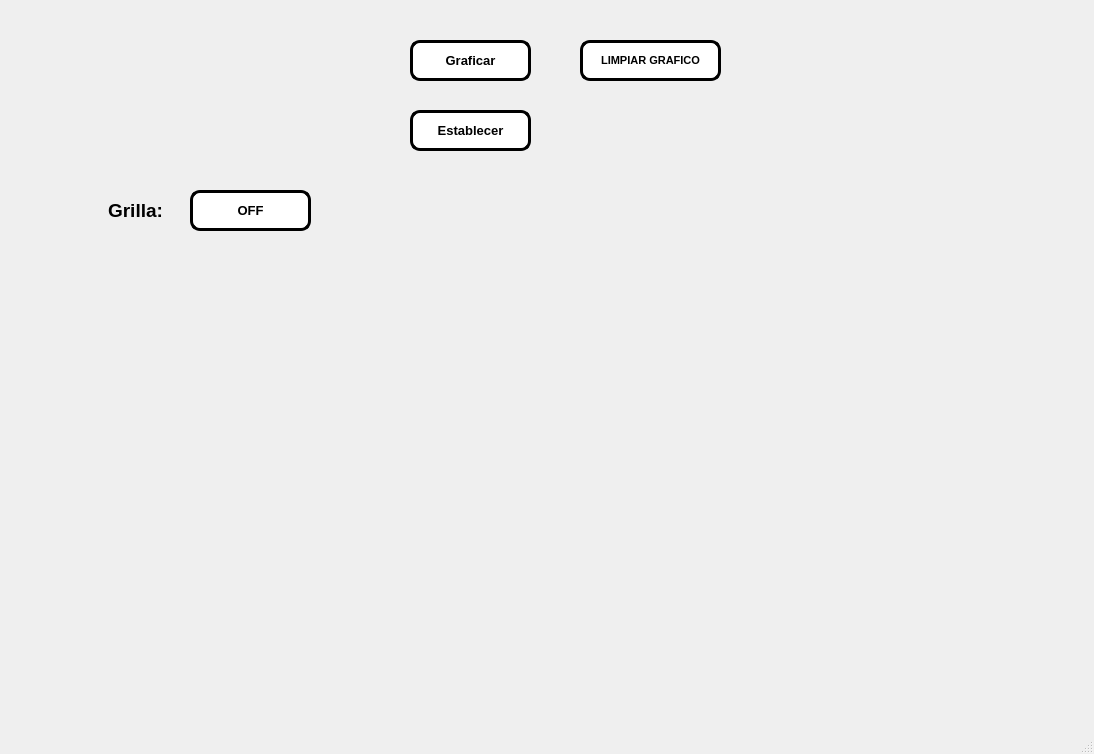
<?xml version="1.0" encoding="UTF-8"?>
<ui version="4.0">
 <class>MainWindow</class>
 <widget class="QMainWindow" name="MainWindow">
  <property name="geometry">
   <rect>
    <x>0</x>
    <y>0</y>
    <width>1094</width>
    <height>754</height>
   </rect>
  </property>
  <property name="windowTitle">
   <string>MainWindow</string>
  </property>
  <widget class="QWidget" name="centralwidget">
   <widget class="QWidget" name="verticalLayoutWidget">
    <property name="geometry">
     <rect>
      <x>40</x>
      <y>260</y>
      <width>1021</width>
      <height>441</height>
     </rect>
    </property>
    <layout class="QVBoxLayout" name="verticalLayout"/>
   </widget>
   <widget class="QPushButton" name="btn_graficar">
    <property name="geometry">
     <rect>
      <x>410</x>
      <y>40</y>
      <width>121</width>
      <height>41</height>
     </rect>
    </property>
    <property name="font">
     <font>
      <pointsize>10</pointsize>
      <weight>75</weight>
      <bold>true</bold>
     </font>
    </property>
    <property name="styleSheet">
     <string notr="true">background-color: rgb(255, 255, 255);
border-radius: 10px;
border: 3px solid black</string>
    </property>
    <property name="text">
     <string>Graficar</string>
    </property>
   </widget>
   <widget class="QPushButton" name="btn_titulo">
    <property name="geometry">
     <rect>
      <x>410</x>
      <y>110</y>
      <width>121</width>
      <height>41</height>
     </rect>
    </property>
    <property name="font">
     <font>
      <pointsize>10</pointsize>
      <weight>75</weight>
      <bold>true</bold>
     </font>
    </property>
    <property name="styleSheet">
     <string notr="true">background-color: rgb(255, 255, 255);
border-radius: 10px;
border: 3px solid black</string>
    </property>
    <property name="text">
     <string>Establecer</string>
    </property>
   </widget>
   <widget class="QLabel" name="label_3">
    <property name="geometry">
     <rect>
      <x>70</x>
      <y>200</y>
      <width>131</width>
      <height>21</height>
     </rect>
    </property>
    <property name="font">
     <font>
      <pointsize>14</pointsize>
      <weight>75</weight>
      <bold>true</bold>
     </font>
    </property>
    <property name="text">
     <string>Grilla:</string>
    </property>
    <property name="alignment">
     <set>Qt::AlignCenter</set>
    </property>
   </widget>
   <widget class="QPushButton" name="btn_grilla">
    <property name="geometry">
     <rect>
      <x>190</x>
      <y>190</y>
      <width>121</width>
      <height>41</height>
     </rect>
    </property>
    <property name="font">
     <font>
      <pointsize>10</pointsize>
      <weight>75</weight>
      <bold>true</bold>
     </font>
    </property>
    <property name="styleSheet">
     <string notr="true">background-color: rgb(255, 255, 255);
border-radius: 10px;
border: 3px solid black</string>
    </property>
    <property name="text">
     <string>OFF</string>
    </property>
   </widget>
   <widget class="QPushButton" name="btn_limpiar">
    <property name="geometry">
     <rect>
      <x>580</x>
      <y>40</y>
      <width>141</width>
      <height>41</height>
     </rect>
    </property>
    <property name="font">
     <font>
      <pointsize>8</pointsize>
      <weight>75</weight>
      <bold>true</bold>
     </font>
    </property>
    <property name="styleSheet">
     <string notr="true">background-color: rgb(255, 255, 255);
border-radius: 10px;
border: 3px solid black</string>
    </property>
    <property name="text">
     <string>LIMPIAR GRAFICO</string>
    </property>
   </widget>
  </widget>
  <widget class="QMenuBar" name="menubar">
   <property name="geometry">
    <rect>
     <x>0</x>
     <y>0</y>
     <width>1094</width>
     <height>26</height>
    </rect>
   </property>
  </widget>
  <widget class="QStatusBar" name="statusbar"/>
 </widget>
 <resources>
  <include location="../../Archivos/Recursos.qrc"/>
 </resources>
 <connections/>
</ui>
